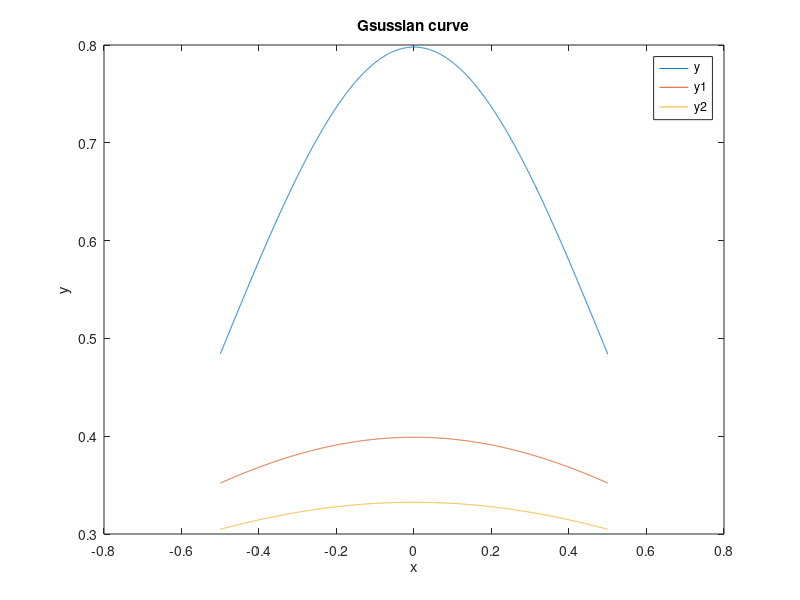

Source code (MATLAB):
clc
clear all
close all

x = rand(1, 5000)-0.5;
x = sort(x);
sigma = 0.5;
mean_val = 0;

y = (1 / (sqrt(2 * pi * sigma^2))) * (exp(-(mean_val-x).^2 / (2 * sigma^2)));

plot(x, y);

hold on;

sigma1=1;
y1=(1 / (sqrt(2 * pi * sigma1^2))) * (exp(-(mean_val-x).^2 / (2 * sigma1^2)));
plot(x,y1);

hold on;
sigma2=1.2;
y2=(1 / (sqrt(2 * pi * sigma2^2))) * (exp(-(mean_val-x).^2 / (2 * sigma2^2)));
plot(x,y2);

legend('y','y1','y2');
title('Gsussian curve');
xlabel('x')
ylabel('y')